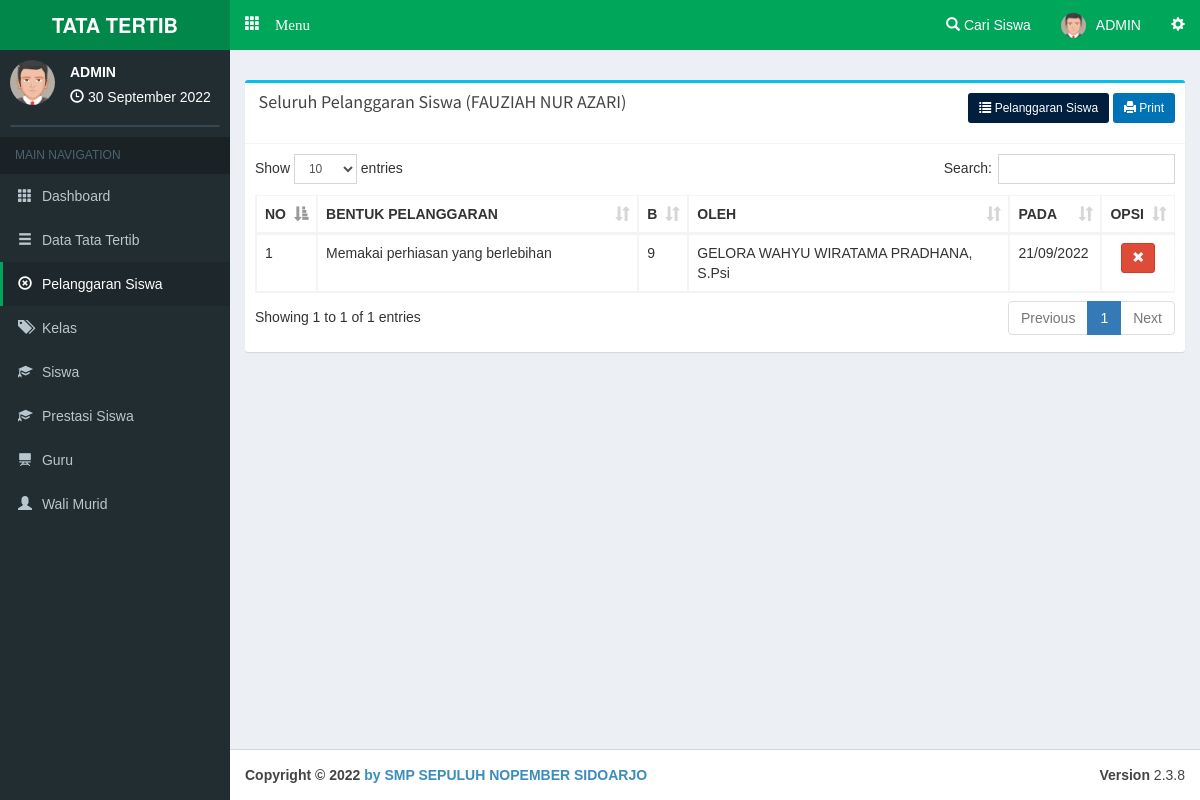
/admin/lihatpelanggaransiswa/8FxYlEABI (signed in), run on the app's committed database.
### tables this page shows
CREATE TABLE `siswa` (
  `c_siswa` varchar(10) NOT NULL,
  `c_kelas` varchar(10) NOT NULL,
  `nisn` varchar(20) NOT NULL,
  `nama` varchar(100) NOT NULL,
  `jk` varchar(1) NOT NULL,
  `alamat` varchar(150) NOT NULL,
  `tl` date NOT NULL
);

CREATE TABLE `pelanggaran` (
  `c_pelanggaran` varchar(5) NOT NULL,
  `c_siswa` varchar(10) NOT NULL,
  `c_kelas` varchar(10) NOT NULL,
  `c_benpel` varchar(10) NOT NULL,
  `bobot` int(4) NOT NULL,
  `c_guru` varchar(10) NOT NULL,
  `at` datetime NOT NULL
);

CREATE TABLE `benpel` (
  `c_benpel` varchar(10) NOT NULL,
  `c_katbenpel` varchar(10) NOT NULL,
  `benpel` text NOT NULL,
  `bobot` int(11) NOT NULL
);

CREATE TABLE `guru` (
  `c_guru` varchar(10) NOT NULL,
  `nama` varchar(100) NOT NULL,
  `username` varchar(30) NOT NULL,
  `password` varchar(30) NOT NULL,
  `foto` text NOT NULL
);

### php/config.php (called while the page is built, shortened)
<?php
$base='http://localhost/pointsiswa/';
$basead='http://localhost/pointsiswa/admin/';
?>

### php/function.php (called while the page is built, shortened)
<?php
function tgl($date){
  $array_bulan = array(1=>'Januari','Februari','Maret', 'April', 'Mei', 'Juni','Juli','Agustus','September','Oktober', 'November','Desember');
  $date = strtotime($date);
  $tanggal = date ('j', $date);
  $bulan = $array_bulan[date('n',$date)];
  $tahun = date('Y',$date);
  $result = $tanggal ." ". $bulan ." ". $tahun;
  return($result);
}
?>

### admin/main.php (the view, shortened to what this page needs)
<?php date_default_timezone_set('Asia/Jakarta');$date=date('Y-m-d'); require '../php/config.php'; require '../php/function.php'; session_start(); if(empty($_SESSION['c_admin'])){header('location:../login');} $na=mysqli_fetch_array(mysqli_query($con,"SELECT * FROM admin where c_admin='$_SESSION[c_admin]' "));  ?>
<!DOCTYPE html>
<html>
<head>
  <link rel="stylesheet" href="<?php echo $base; ?>theme/bootstrap/css/bootstrap.min.css">
  <link rel="stylesheet" href="<?php echo $base; ?>theme/plugins/datatables/dataTables.bootstrap.css">
  <link rel="stylesheet" href="<?php echo $base; ?>theme/dist/css/AdminLTE.min.css">
  <link rel="stylesheet" href="<?php echo $base; ?>theme/dist/css/skins/_all-skins.min.css">
  <link rel="stylesheet" href="<?php echo $base; ?>theme/plugins/iCheck/square/blue.css">
  <link rel="stylesheet" href="<?php echo $base; ?>theme/plugins/pace/pace.min.css">
  <link rel="stylesheet" href="<?php echo $base; ?>theme/plugins/select2/select2.min.css">
  <link href="<?php echo $base; ?>theme/datetime/css/bootstrap-datetimepicker.min.css" rel="stylesheet">
</head>
<body class="skin-green hold-transition fixed"
oncontextmenu="return false">
<div class="wrapper">
  <header class="main-header">
    <a href="#" class="logo">
      <span class="logo-lg"><b>TATA TERTIB</b></span>
    </a>
    <nav class="navbar navbar-static-top" role="navigation">
     <a href="#" class="glyphicon glyphicon-th" data-toggle="offcanvas" role="button" style="color: #fff;margin-top: 15px;margin-left: 15px;font-size: 15px;"> Menu
      </a>
      <div class="navbar-custom-menu">
        <ul class="nav navbar-nav">
          <li class="dropdown notifications-menu">
            <a href="#" class="dropdown-toggle" data-toggle="dropdown">
              <i class="glyphicon glyphicon-search"></i> Cari Siswa
            </a>
          </li>
          <li class="dropdown user user-menu">
            <a href="#" class="dropdown-toggle" data-toggle="dropdown">
            <img src="<?php echo $base; ?>php/img/avatar1.png" class="user-image" alt="User Image">
              <span class="hidden-xs"><?php echo $na['nama'] ?></span>
            </a>
          </li>
          <li>
            <a href="#" data-toggle="control-sidebar"><i class="glyphicon glyphicon-cog"></i></a>
          </li>
        </ul>
      </div>
    </nav>
  </header>
  <aside class="main-sidebar">
    <section class="sidebar">
      <div class="user-panel">
        <div class="pull-left image">
          <img src="<?php echo $base; ?>php/img/avatar1.png" class="img-circle" alt="User Image">
        </div>
        <div class="pull-left info">
          <p><?php echo $na['nama']; ?></p>
          <i class="glyphicon glyphicon-time"></i> <?php echo tgl(date('d-m-Y')); ?>
        </div>
      </div>
      <form action="#" method="get" class="sidebar-form">
      </form>
<?php
if(empty($_GET['smkakh'])){
  $aak='class="active"';$bak='';$cak='';$drop1='';$drop2='';$drop3='';$dak='';$eak='';$fak='';$gak='';
}
else{
  $act=($_GET['smkakh']);
  if($act=='kategoripelanggaran' or $act=='bentukpelanggaran' or $act=='addbentukpelanggaran' or $act=='sanksipelanggaran' or $act=='addsanksi' or $act=='editsanksi'){
    $aak='';$bak='class="active"';$cak='';$dak='';$eak='';$fak='';$gak='';
    if($act=='kategoripelanggaran'){$drop1='class="active"';$drop2='';$drop3='';}
    else if($act=='bentukpelanggaran' or $act=='addbentukpelanggaran'){$drop1='';$drop2='class="active"';$drop3='';}
    else if($act=='sanksipelanggaran' or $act=='addsanksi' or $act=='editsanksi'){$drop1='';$drop2='';$drop3='class="active"';}
  }
  else if($act=='kelas'){
    $aak='';$bak='';$cak='class="active"';$dak='';$eak='';$fak='';$gak='';$drop1='';$drop2='';$drop3='';
  }
  else if($act=='siswa' or $act=='addsiswa' or $act=='editsiswa'){
    $aak='';$bak='';$cak='';$dak='class="active"';$eak='';$fak='';$gak='';$drop1='';$drop2='';$drop3='';
  }
   else if($act=='prestasi' or $act=='addprestasi' or $act=='editprestasi'){
    $aak='';$bak='';$cak='';$dak='';$eak='class="active"';$fak='';$gak='';$drop1='';$drop2='';$drop3='';
  }
  else if($act=='guru' or $act=='addguru' or $act=='editguru'){
    $aak='';$bak='';$cak='';$dak='';$eak='class="active"';$fak='';$gak='';$drop1='';$drop2='';$drop3='';
  }
  else if($act=='orangtua' or $act=='walimurid'){
    $aak='';$bak='';$cak='';$dak='';$eak='';$fak='class="active"';$gak='';$drop1='';$drop2='';$drop3='';
  }
  else if($act=='pelanggaransiswa' or $act=='lihatpelanggaransiswa'){
    $aak='';$bak='';$cak='';$dak='';$eak='';$fak='';$gak='class="active"';$drop1='';$drop2='';$drop3='';
  }
  else{
    $aak='';$bak='';$cak='';$dak='';$eak='';$fak='';$gak='';$drop1='';$drop2='';$drop3='';
  }
}
?>
      <ul class="sidebar-menu">
        <li class="header">MAIN NAVIGATION</li>
        <li <?php echo $aak; ?>>
          <a href="<?php echo $basead; ?>">
            <i class="glyphicon glyphicon-th"></i> <span>Dashboard</span>
          </a>
        </li>
        <li <?php echo $bak; ?>>
          <a href="#">
            <i class="glyphicon glyphicon-menu-hamburger"></i>
            <span>Data Tata Tertib</span>
          </a>
        </li>
        <li <?php echo $gak; ?>>
          <a href="<?php echo $basead; ?>pelanggaransiswa">
            <i class="glyphicon glyphicon-remove-circle"></i> <span>Pelanggaran Siswa</span>
          </a>
        </li>
        <li <?php echo $cak; ?>>
          <a href="<?php echo $basead; ?>kelas">
            <i class="glyphicon glyphicon-tags"></i> <span>Kelas</span>
          </a>
        </li>
        <li <?php echo $dak; ?>>
          <a href="<?php echo $basead; ?>siswa">
            <i class="glyphicon glyphicon-education"></i> <span>Siswa</span>
          </a>
        </li>
        <li <?php echo $dak; ?>>
          <a href="<?php echo $basead; ?>prestasi">
            <i class="glyphicon glyphicon-education"></i> <span>Prestasi Siswa</span>
          </a>
        </li>
        <li <?php echo $eak; ?>>
          <a href="<?php echo $basead; ?>guru">
            <i class="glyphicon glyphicon-blackboard"></i> <span>Guru</span>
          </a>
        </li>
        <li <?php echo $fak; ?>>
          <a href="<?php echo $basead; ?>walimurid">
            <i class="glyphicon glyphicon-user"></i> <span>Wali Murid</span>
          </a>
        </li>
      </ul>
    </section>
  </aside>
  <div class="content-wrapper">
    <section class="content-header">
    </section>
    <section class="content">
<?php
  if(empty($_GET['smkakh'])){require 'view/home.php';}
  else{
    $act=($_GET['smkakh']);
    if($act=='kategoripelanggaran'){
      require 'view/a-jenispel.php';
    }
    else if($act=='bentukpelanggaran'){
      require 'view/a-bentukpel.php';
    }
    else if($act=='addbentukpelanggaran'){
      require 'view/a-addbenpel.php';
    }
    else if($act=='sanksipelanggaran'){
      require 'view/a-sanksipel.php';
    }
    else if($act=='addsanksi'){
      require 'view/a-addsanksi.php';
    }
    else if($act=='editsanksi'){
      require 'view/a-editsanksi.php';
    }
    else if($act=='editsanksi'){
      require 'view/a-editsanksi.php';
    }
    else if($act=='kelas'){
      require 'view/a-kelas.php';
    }
    else if($act=='siswa'){
      require 'view/a-siswa.php';
    }
    else if($act=='addsiswa'){
      require 'view/a-addsiswa.php';
    }
    else if($act=='editsiswa'){
      require 'view/a-editsiswa.php';
    }
    else if($act=='prestasi'){
      require 'view/a-prestasi.php';
    }
    else if($act=='addprestasi'){
      require 'view/a-addprestasi.php';
    }
    else if($act=='editprestasi'){
      require 'view/a-editprestasi.php';
    }
    else if($act=='guru'){
      require 'view/a-guru.php';
    }
    else if($act=='addguru'){
      require 'view/a-addguru.php';
    }
    else if($act=='editguru'){
      require 'view/a-editguru.php';
    }
    else if($act=='orangtua'){
      require 'view/a-orangtua.php';
    }
    else if($act=='walimurid'){
      require 'view/a-walimurid.php';
    }
    else if($act=='pelanggaransiswa'){
      require 'view/a-pelsiswa.php';
    }
    else if($act=='lihatpelanggaransiswa'){
      require 'view/a-detpelsiswa.php';
    }
  }
?>
    </section>
  </div>
</div>
  <footer class="main-footer">
    <div class="pull-right hidden-xs">
      <b>Version</b> 2.3.8
    </div>
    <strong>Copyright &copy; 2022 <a href="https://www.aplikasipendidikan.net/">by SMP SEPULUH NOPEMBER SIDOARJO </a></strong>
  </footer>
</body>
</html>

### admin/view/a-detpelsiswa.php (shortened to what this page needs)
<?php $sis=mysqli_fetch_array(mysqli_query($con,"SELECT * FROM siswa where c_siswa='$_GET[q]' ")); ?>
      <div class="row">
        <div class="col-xs-12 col-md-12 col-lg-12">
          <div class="box box-info">
            <div class="box-header  with-border">
              <h3 class="box-title">&nbsp;Seluruh Pelanggaran Siswa (<?php echo $sis['nama']; ?>)</h3><p class="pull-right"><a class="btn bg-navy btn-sm" href="<?php echo $basead; ?>pelanggaransiswa"><i class="glyphicon glyphicon-list"></i> Pelanggaran Siswa</a> <a target="_blank" class="btn bg-blue btn-sm" href="<?php echo $basead.'print/printpelsiswa?siswa='.$_GET['q'].''; ?>"><i class="glyphicon glyphicon-print"></i> Print</a></p>
            </div>
            <div class="box-body table-responsive">
              <table id="example1" class="table table-bordered table-hover">
                <thead>
                <tr>
                  <th width="1%">NO</th>
                  <th width="35%">BENTUK PELANGGARAN</th>
                  <th width="1%">B</th>
                  <th>OLEH</th>
                  <th width="10%">PADA</th>
                  <th>OPSI</th>
                </tr>
                </thead>
                <tbody>
<?php $smk=mysqli_query($con,"SELECT * FROM pelanggaran where c_siswa='$_GET[q]' order by at desc ");$vr=1;while($akh=mysqli_fetch_array($smk)){
$gur=mysqli_fetch_array(mysqli_query($con,"SELECT * FROM guru where c_guru='$akh[c_guru]' "));
$ben=mysqli_fetch_array(mysqli_query($con,"SELECT * FROM benpel where c_benpel='$akh[c_benpel]' "));
?>
                <tr>
                  <td><?php echo $vr; ?></td>
                  <td><?php echo $ben['benpel']; ?></td>
                  <td><?php echo $akh['bobot']; ?></td>
                  <td><?php echo $gur['nama']; ?></td>
                  <td><?php echo date("d/m/Y", strtotime($akh['at'])); ?></td>
                  <td align="center">
                  <a class="btn btn-danger btn-sm" data-target="#hapus<?php echo $akh['c_pelanggaran']; ?>" data-toggle="modal"><i class="glyphicon glyphicon-remove"></i></a></td>
                </tr>
<?php $vr++; } ?>
                </tbody>
              </table>
            </div>
          </div>
        </div>
      </div>

### admin/main.php (style rules this page uses)
body { font-family:arial; }

### data on the page
siswa: nama "FAUZIAH NUR AZARI"
pelanggaran: benpel.benpel "Memakai perhiasan yang berlebihan", bobot "9", guru.nama "GELORA WAHYU WIRATAMA PRADHANA, S.Psi", at "21/09/2022"

### other printed values
$na['nama'] "ADMIN"
